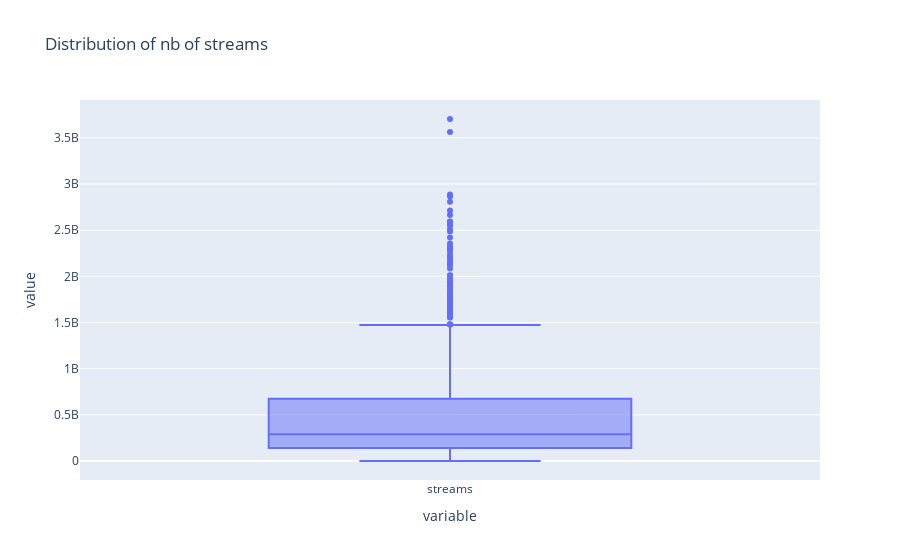

The notebook cell this image was saved under:
### Markdown cell above
Most streamed tracks have 150M and 700M streams on Spotify, with a median at 290M streams
The distribution's average is at 514M streams, highly skewed by the top-performing tracks, max being at 4B views

### Code cell
fig = px.box(df['streams'], title='Distribution of nb of streams')
fig.show()

### Figure 1 — Plotly figure (JSON) as saved in the notebook; plotly's stock layout.template omitted (floating-point values rounded to 4 significant figures; data arrays with more than 128 entries replaced by an {"elided": "..."} marker saying what was removed)
{"data": [{"alignmentgroup": "True", "hovertemplate": "variable=%{x}<br>value=%{y}<extra></extra>", "legendgroup": "", "marker": {"color": "#636efa"}, "name": "", "notched": false, "offsetgroup": "", "orientation": "v", "showlegend": false, "type": "box", "x": {"elided": "953 str values"}, "x0": " ", "xaxis": "x", "y": {"elided": "953 int values"}, "y0": " ", "yaxis": "y"}], "layout": {"boxmode": "group", "legend": {"tracegroupgap": 0}, "title": {"text": "Distribution of nb of streams"}, "xaxis": {"anchor": "y", "domain": [0, 1], "title": {"text": "variable"}}, "yaxis": {"anchor": "x", "domain": [0, 1], "title": {"text": "value"}}}}
